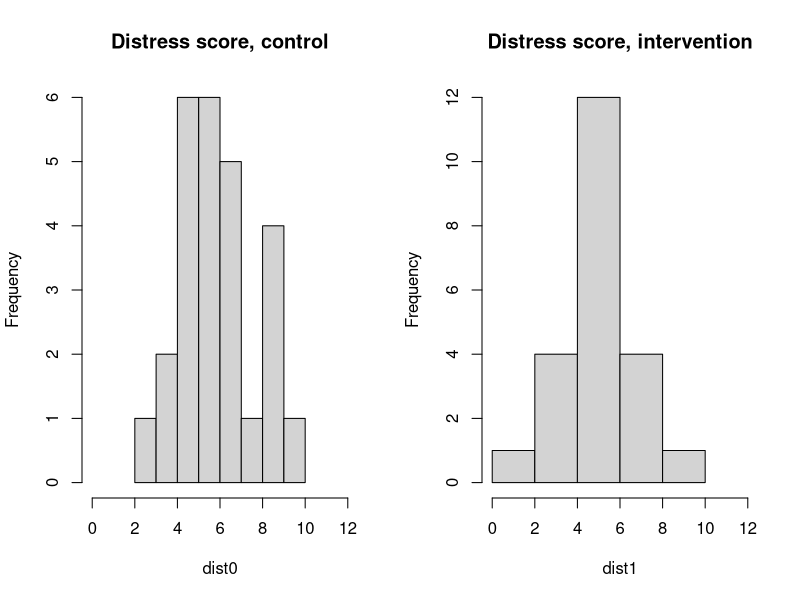
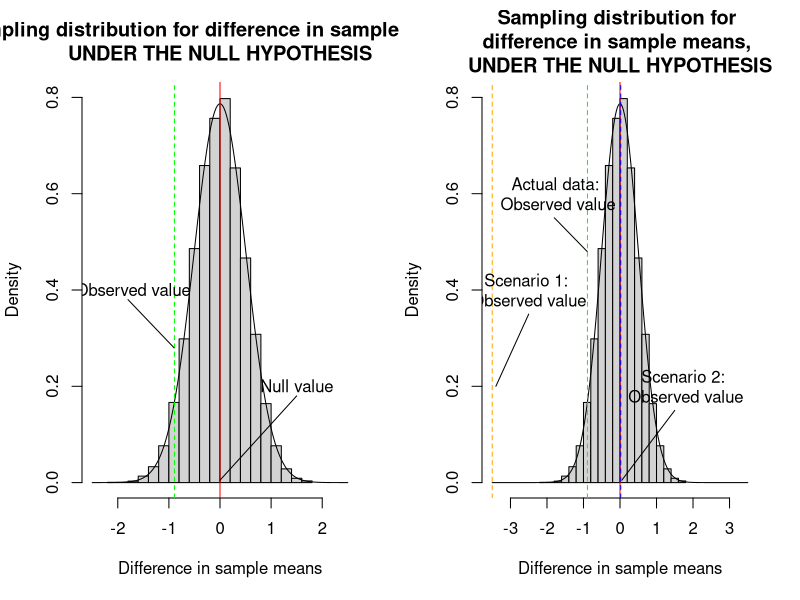
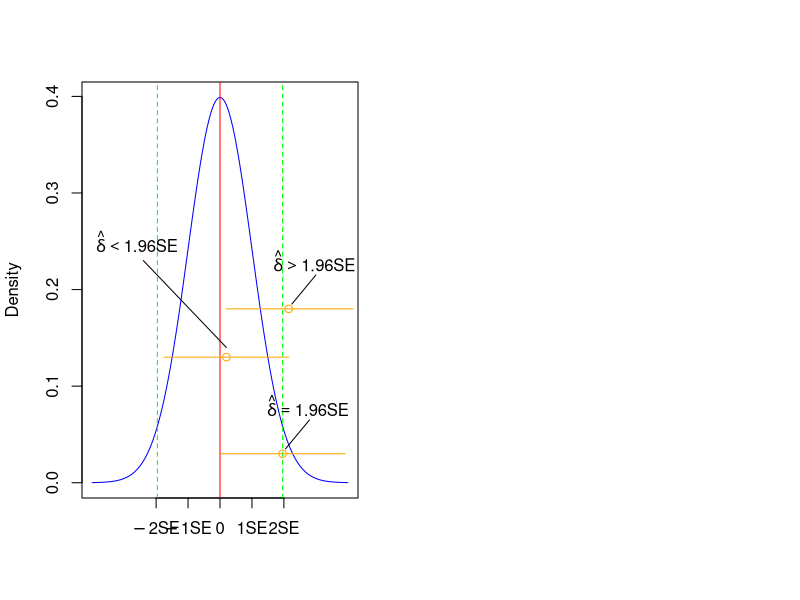

Source code (R) for these figures, in order:
# Read in data (emotional distress scores in control and intervention group)
dist0 <- c(5, 2, 5,  7,  6,  7,  7,  5,  8,  6,  6,  9,  4,  5,  9,  7,  9,  5,  6, 10,  9,  4,  6,  6,  5,  7)
dist1<- c(5,  5,  6,  6, 1,  5, 10,  7,  3,  6,  7,  8,  6,  7,  5,  4,  5,  6,  4,  6,  3,  5)

# Calculate sample means 
print("Sample means: ")
mean(dist0)
mean(dist1)

# Calculate sample standard deviations 
print("Sample SDs: ")
sqrt(var(dist0))
sqrt(var(dist1))

# Draw histograms of the scores in each group
options(repr.plot.width=6, repr.plot.height=4)
par(mfrow=c(1,2))
hist(dist0, main="Distress score, control", xlim=c(0, 12))
hist(dist1, main="Distress score, intervention", xlim=c(0, 12))

# Sample difference in means
delta.hat <- mean(dist1) - mean(dist0)

# Randomly generate 10000 sample differences in means (following the sampling distribution under the null hypothesis)
sample.diff.means <- rnorm(10000, 0, 0.507)

# Draw the approximate sampling distribution with the percentile confidence limits marked in red
options(repr.plot.width=5, repr.plot.height=5)
hist(sample.diff.means, freq=FALSE, main="Sampling distribution for difference in sample means, \nUNDER THE NULL HYPOTHESIS", xlab="Difference in sample means", xlim=c(-2.5, 2.5), ylim=c(0, 0.8))
lines(seq(-2.5, 2.5, 0.025), dnorm(seq(-2.5, 2.5, 0.025), 0, 0.507))
abline(v=0, col="red")
abline(v=delta.hat, col="green", lty=2)

text(1.5, 0.2, "Null value")
text(-1.7, 0.4, "Observed value")
lines(c(0, 1.5), c(0.005, 0.18))
lines(c(-1.8, -0.9), c(0.38, 0.28))

# Draw the approximate sampling distribution with the percentile confidence limits marked in red
options(repr.plot.width=5, repr.plot.height=5)
hist(sample.diff.means, freq=FALSE, main="Sampling distribution for \ndifference in sample means, \nUNDER THE NULL HYPOTHESIS", xlab="Difference in sample means", ylim=c(0, 0.8), xlim=c(-3.5, 3.5))
lines(seq(-3.5, 3.5, 0.025), dnorm(seq(-3.5, 3.5, 0.025), 0, 0.507))
abline(v=0, col="red")
abline(v=delta.hat, col="green", lty=2)
abline(v=-3.5, col="orange", lty=2)
abline(v=0.02, col="blue", lty=2)

text(-2.5, 0.4, "Scenario 1: \nObserved value")
text(1.8, 0.2,  "Scenario 2: \nObserved value")
text(-1.7, 0.6, "Actual data: \nObserved value")
lines(c(0.05, 1.5), c(0.005, 0.15))
lines(c(-2.5, -3.4), c(0.35, 0.2))
lines(c(-1.8, -0.9), c(0.55, 0.48))

# Labels for graph
lab1 <- expression(- 2*SE)
lab2 <- expression(- 1*SE)
lab3 <- expression(1*SE)
lab4 <- expression(2*SE)

# Draw sampling distribution
options(repr.plot.width=5, repr.plot.height=5)
plot(seq(-4, 4, by=.05), xaxt="none",  xlab=" ", ylab="Density", 
     dnorm(seq(-4, 4, by=.05), 0, 1), col="blue", type = "l")
axis(1, seq(-2, 2, by=1), labels=c(lab1, lab2, 0, lab3, lab4))

# True population value
abline(v=0, col="red")
# 1.96 SE from population value
abline(v=c(-1.96, 1.96), col="green", lty=2)

# Some 95% confidence intervals
points(c(0.2, 1.96, 2.15), c(0.13, 0.03, 0.18), col = "orange")

lines(c(-1.76, 2.16), c(0.13, 0.13), col="orange")
lines(c(0, 3.92), c(0.03, 0.03), col ="orange")
lines(c(0.19, 4.17), c(0.18, 0.18), col ="orange")

text(2.75, 0.08, expression(hat(delta)==1.96*SE))
text(-2.6, 0.25, expression(hat(delta)<1.96*SE))
text(2.95, 0.23, expression(hat(delta)>1.96*SE))

lines(c(2.25, 3), c(0.185, 0.215), col="black")
lines(c(2.05, 2.8), c(0.035, 0.065), col="black")
lines(c(-2.4, 0.2), c(0.23, 0.14), col="black")


# Manual calculation of p-value: 
2*(1-pnorm(1.76))

# Manual calculation of p-value (two equivalent calculations)
2*pt(-1.644, 46)

# T-test using inbuilt R package
dist <- c(dist0, dist1) 
gp <- c(rep(0, 26), rep(1, 22))

t.test(dist~gp, var.equal=TRUE)
